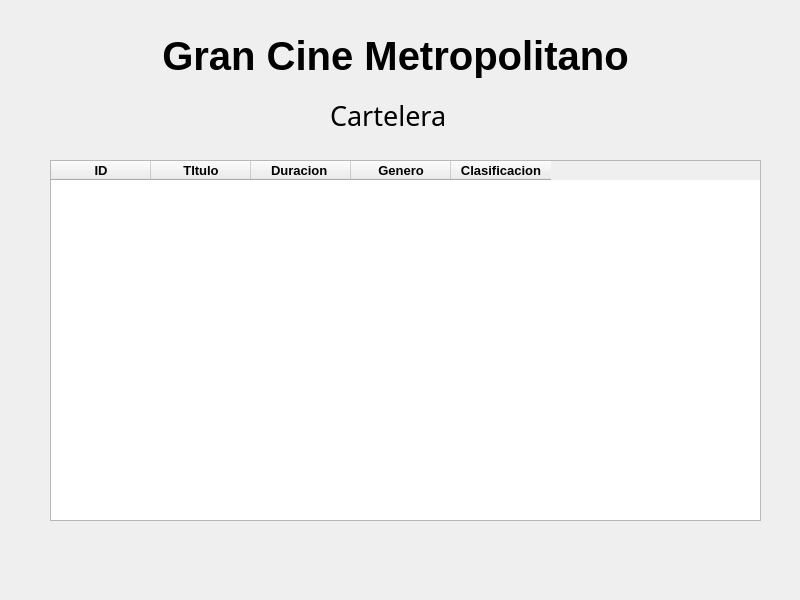
<?xml version="1.0" encoding="UTF-8"?>
<ui version="4.0">
 <class>MainWindow</class>
 <widget class="QMainWindow" name="MainWindow">
  <property name="geometry">
   <rect>
    <x>0</x>
    <y>0</y>
    <width>800</width>
    <height>600</height>
   </rect>
  </property>
  <property name="windowTitle">
   <string>MainWindow</string>
  </property>
  <widget class="QWidget" name="centralwidget">
   <widget class="QTableWidget" name="tblPeliculas">
    <property name="geometry">
     <rect>
      <x>50</x>
      <y>160</y>
      <width>711</width>
      <height>361</height>
     </rect>
    </property>
    <property name="font">
     <font>
      <pointsize>10</pointsize>
      <weight>75</weight>
      <bold>true</bold>
     </font>
    </property>
    <column>
     <property name="text">
      <string>ID</string>
     </property>
    </column>
    <column>
     <property name="text">
      <string>TItulo</string>
     </property>
    </column>
    <column>
     <property name="text">
      <string>Duracion </string>
     </property>
    </column>
    <column>
     <property name="text">
      <string>Genero</string>
     </property>
    </column>
    <column>
     <property name="text">
      <string>Clasificacion</string>
     </property>
    </column>
   </widget>
   <widget class="QLabel" name="label">
    <property name="geometry">
     <rect>
      <x>120</x>
      <y>10</y>
      <width>551</width>
      <height>91</height>
     </rect>
    </property>
    <property name="styleSheet">
     <string notr="true">font-family: &quot;Times New Roman&quot;;
font-size: 40px;
font-weight: bold;
</string>
    </property>
    <property name="text">
     <string>Gran Cine Metropolitano</string>
    </property>
    <property name="alignment">
     <set>Qt::AlignCenter</set>
    </property>
   </widget>
   <widget class="QLabel" name="label_3">
    <property name="geometry">
     <rect>
      <x>330</x>
      <y>80</y>
      <width>131</width>
      <height>71</height>
     </rect>
    </property>
    <property name="font">
     <font>
      <family>Dubai</family>
      <pointsize>20</pointsize>
      <weight>50</weight>
      <italic>false</italic>
      <bold>false</bold>
     </font>
    </property>
    <property name="text">
     <string>Cartelera</string>
    </property>
    <property name="alignment">
     <set>Qt::AlignLeading|Qt::AlignLeft|Qt::AlignVCenter</set>
    </property>
    <property name="wordWrap">
     <bool>false</bool>
    </property>
   </widget>
  </widget>
 </widget>
 <resources/>
 <connections/>
</ui>
